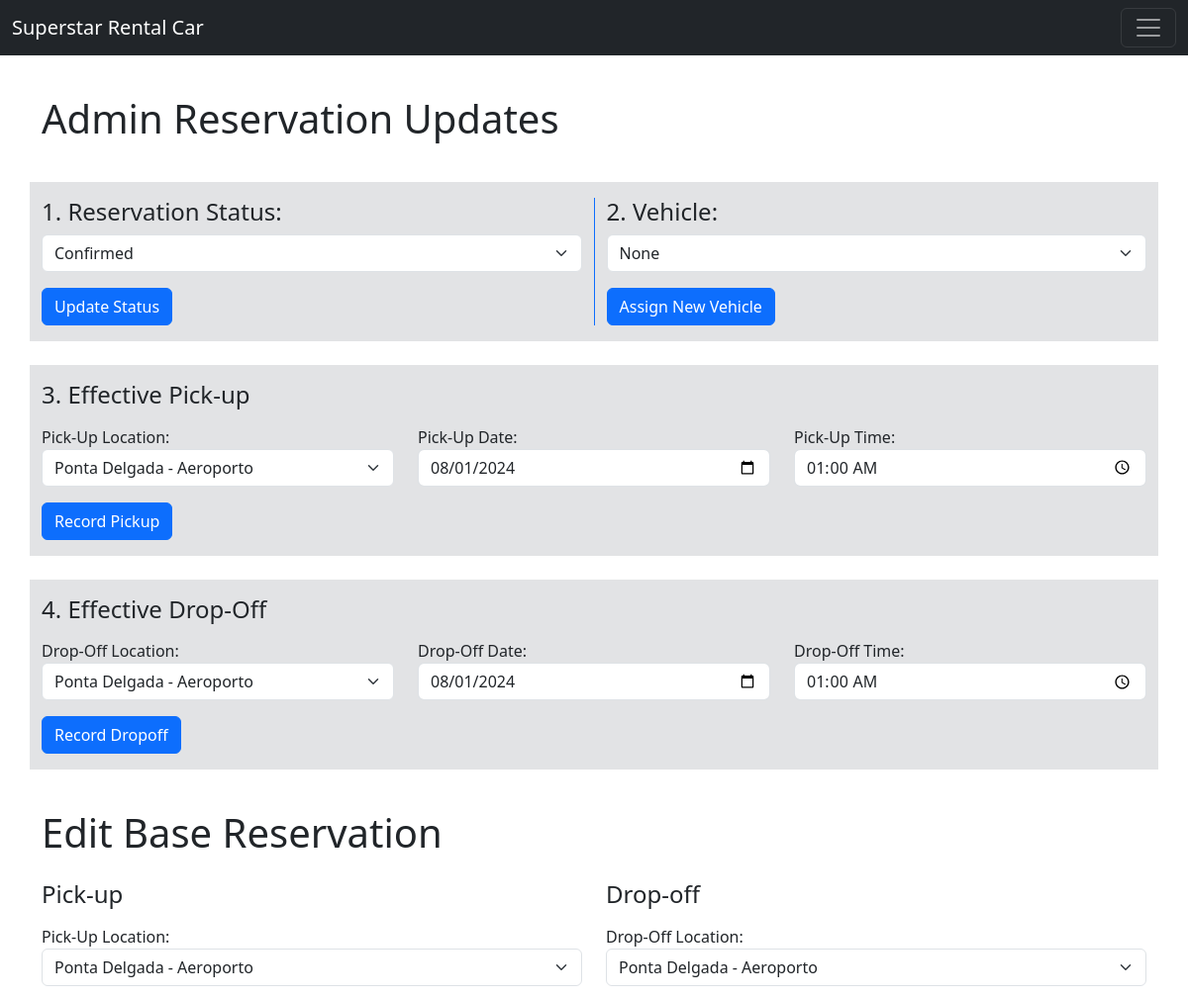
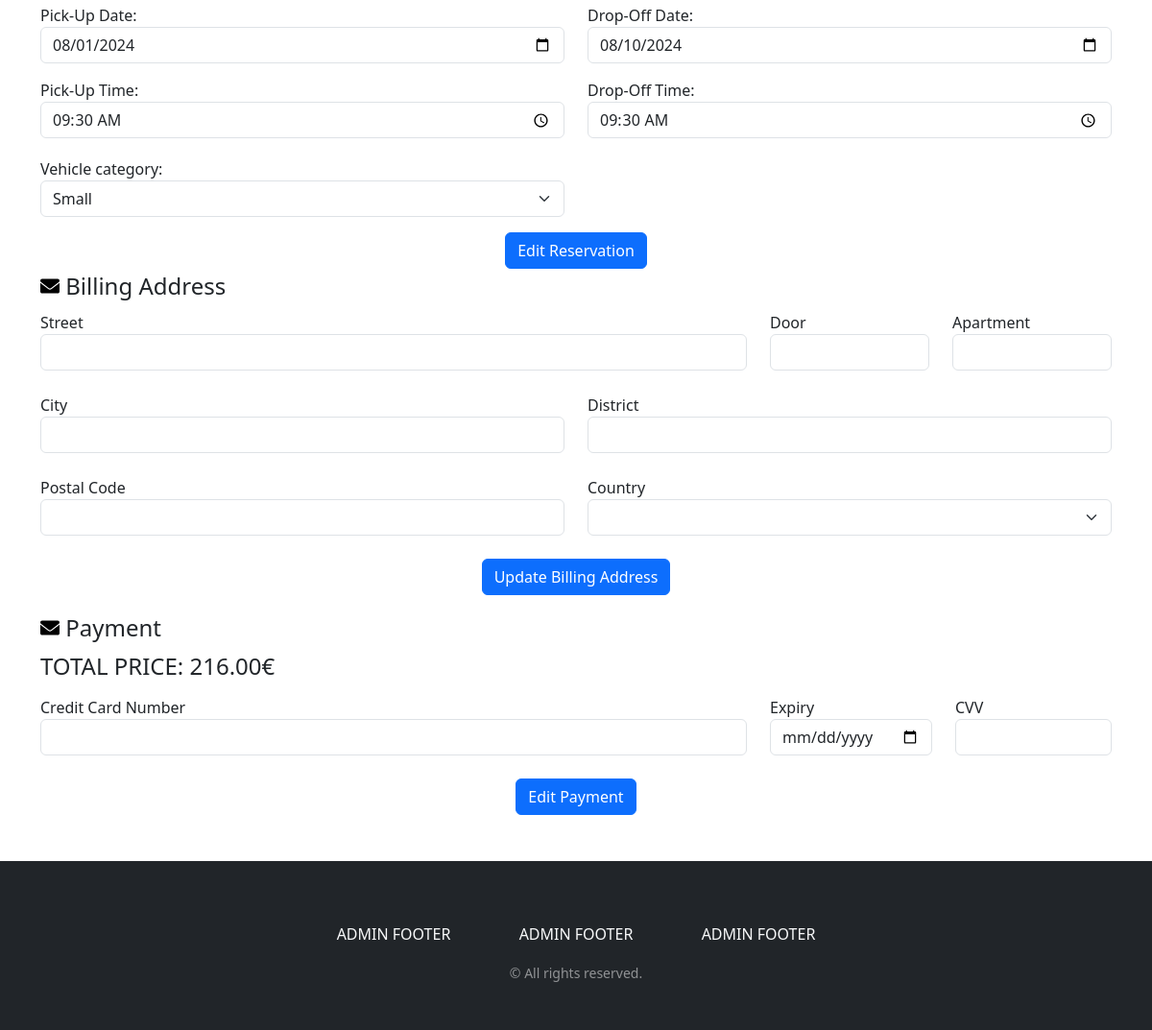
The app's page /project/src/html/admin/reservationEdit.php?reservationId=1 (signed in) with its own data (2 pictures, top to bottom).
### tables this page shows
CREATE TABLE IF NOT EXISTS revision (
    id INT UNSIGNED NOT NULL AUTO_INCREMENT,
    category_id INT UNSIGNED NOT NULL,
    customer_id INT UNSIGNED NOT NULL,
    status_id INT UNSIGNED NOT NULL,
    pickupLocation_id INT UNSIGNED NOT NULL,
    dropoffLocation_id INT UNSIGNED NOT NULL,
    pickupDate DATE NOT NULL,
    dropoffDate DATE NOT NULL,
    pickupTime TIME NOT NULL,
    dropoffTime TIME NOT NULL,
    totalPrice DECIMAL(6,2) NOT NULL,
     
    vehicle_id INT UNSIGNED,
    submittedByUser_id INT UNSIGNED,
    submittedTimestamp TIMESTAMP NOT NULL DEFAULT CURRENT_TIMESTAMP,

     
    effectivePickupDate DATE,
    effectivePickupTime TIME,
    effectivePickupLocation_id INT UNSIGNED,
    givenByUser_id INT UNSIGNED,

     
    effectiveDropoffDate DATE,
    effectiveDropoffTime TIME,
    effectiveDropoffLocation_id INT UNSIGNED,
    collectedByUser_id INT UNSIGNED,
    
    billingAddress_id INT UNSIGNED NOT NULL,
    creditCard_id INT UNSIGNED NOT NULL,
    reservation_id INT UNSIGNED NOT NULL,
    PRIMARY KEY (id),
    CONSTRAINT fk_revision_category
        FOREIGN KEY (category_id)
        REFERENCES category(id),
    CONSTRAINT fk_revision_customer
        FOREIGN KEY (customer_id)
        REFERENCES customer(id),
    CONSTRAINT fk_revision_status
        FOREIGN KEY (status_id)
        REFERENCES status(id),
    CONSTRAINT fk_revision_pickupLocation
        FOREIGN KEY (pickupLocation_id)
        REFERENCES location(id),
    CONSTRAINT fk_revision_dropoffLocation
        FOREIGN KEY (dropoffLocation_id)
        REFERENCES location(id),
    CONSTRAINT fk_revision_vehicle
        FOREIGN KEY (vehicle_id)
        REFERENCES vehicle(id),
    CONSTRAINT fk_revision_user
        FOREIGN KEY (submittedByUser_id)
        REFERENCES user(id),
    CONSTRAINT fk_revision_effectivePickupLocation
        FOREIGN KEY (effectivePickupLocation_id)
        REFERENCES location(id),
    CONSTRAINT fk_revision_effectiveDropoffLocation
        FOREIGN KEY (effectiveDropoffLocation_id)
        REFERENCES location(id),
    CONSTRAINT fk_revision_collectedByUser
        FOREIGN KEY (collectedByUser_id)
        REFERENCES user(id),
    CONSTRAINT fk_revision_givenByUser
        FOREIGN KEY (givenByUser_id)
        REFERENCES user(id),
    CONSTRAINT fk_revision_billingAddress
        FOREIGN KEY (billingAddress_id)
        REFERENCES address(id),
    CONSTRAINT fk_revision_creditCard
        FOREIGN KEY (creditCard_id)
        REFERENCES creditCard(id),
    CONSTRAINT fk_revision_reservation
        FOREIGN KEY (reservation_id)
        REFERENCES reservation(id)
);

CREATE TABLE IF NOT EXISTS category (
    id INT UNSIGNED NOT NULL AUTO_INCREMENT PRIMARY KEY,
    name VARCHAR(45) NOT NULL,
    description VARCHAR(90) NOT NULL,
    dailyRate DECIMAL(5,2) NOT NULL,
    isArchived BOOLEAN NOT NULL DEFAULT FALSE
);

CREATE TABLE IF NOT EXISTS vehicle (
    id INT UNSIGNED NOT NULL AUTO_INCREMENT,
    plate VARCHAR(15) NOT NULL,
    category_id INT UNSIGNED,
    rentable BOOLEAN NOT NULL,
    island_id INT UNSIGNED NOT NULL,
    isArchived BOOLEAN NOT NULL DEFAULT FALSE,
    PRIMARY KEY (id),
    CONSTRAINT fk_vehicle_category
        FOREIGN KEY (category_id)
        REFERENCES category(id),
    CONSTRAINT fk_vehicle_island
        FOREIGN KEY (island_id)
        REFERENCES island(id),
    CONSTRAINT UNIQUE (plate)
);

### project/src/html/admin/reservationEdit.php (the view, shortened to what the rows shown need)
<?php
require_once $_SERVER['DOCUMENT_ROOT'] . "/src/html/components/header.php";
require_once $_SERVER['DOCUMENT_ROOT'] . '/vendor/autoload.php';
require_once $_SERVER['DOCUMENT_ROOT'] . '/src/util/helpers.php';
try {
    $reservationId = $_GET['reservationId'];
    $reservation = Reservation::find($reservationId);
    $latestRevision = $reservation->findLatestRevision();
    $latestRevision->loadCategory();
    $latestRevision->loadPickupLocation();
    $latestRevision->loadDropoffLocation();
    $latestRevision->loadStatus();
    $latestRevision->loadBillingAddress();
    $latestRevision->loadEffectivePickupLocation();
    $latestRevision->loadEffectiveDropoffLocation();
    $availableVehicles = $latestRevision->findAvailableVehicles();
    $wasPickedUp = $latestRevision->getEffectivePickupLocation() !== null;
    $wasDroppedOff = $latestRevision->getEffectiveDropoffLocation() !== null;
    $category = $latestRevision->getCategory();
    $totalPrice = calculateTotalPrice($category->getDailyRate(), $latestRevision->getPickupDate(), $latestRevision->getDropoffDate());
} catch(e) {
    exit;
}
echo getHeader();
?>
<body>
    <div class="container pt-5">
        <h1 class="pt-5 pb-3">Admin Reservation Updates</h1>
        <div class="row bg-secondary-subtle py-3 my-4">
            <div class="col-12">
                <h2 class="h4 mb-3">3. Effective Pick-up</h2>
            </div>
        </div>
        <div class="row bg-secondary-subtle py-3 my-4">
            <div class="col-12">
                <h2 class="h4 mb-3">4. Effective Drop-Off</h2>
            </div>
        </div>
        <div>
            <h1 class="py-3">Edit Base Reservation</h1>
            <form action="/src/app/admin/reservationEdit.php" method="post">
                <div class="row mb-1">
                    <div class="col-md-6 col-12">
                        <h2 class="h4 mb-3">Pick-up</h2>
                        <fieldset <?php echo $wasPickedUp ? 'disabled' : null ?>>
                            <div class="row mb-3">
                                <div class="col">
                                    <label for="pickupDate">Pick-Up Date:</label>
                                    <input
                                        type="date"
                                        id="pickupDate"
                                        name="pickupDate"
                                        class="form-control"
                                        value="<?php echo $latestRevision->getPickupDate() ?>"
                                    >
                                </div>
                            </div>
                            <div class="row mb-3">
                                <div class="col">
                                    <label for="pickupTime">Pick-Up Time:</label>
                                    <input
                                        type="time"
                                        id="pickupTime"
                                        name="pickupTime"
                                        min="09:30"
                                        max="17:30"
                                        class="form-control"
                                        value="<?php echo $latestRevision->getPickupTime() ?>"
                                    >
                                </div>
                            </div>
                        </fieldset>
                    </div>
                    <div class="col-md-6 col-12">
                        <h2 class="h4 mb-3">Drop-off</h2>
                        <fieldset <?php echo $wasDroppedOff ? 'disabled' : null ?>>
                            <div class="row mb-3">
                                <div class="col">
                                    <label for="dropoffDate">Drop-Off Date:</label>
                                    <input
                                        type="date"
                                        id="dropoffDate"
                                        name="dropoffDate"
                                        class="form-control"
                                        value="<?php echo $latestRevision->getDropoffDate() ?>"
                                    >
                                </div>
                            </div>
                            <div class="row mb-3">
                                <div class="col">
                                    <label for="dropoffTime">Drop-Off Time:</label>
                                    <input
                                        type="time"
                                        id="dropoffTime"
                                        name="dropoffTime"
                                        min="09:30:00"
                                        max="17:30:00"
                                        class="form-control"
                                        value="<?php echo $latestRevision->getPickupTime() ?>"
                                    >
                                </div>
                            </div>
                        </fieldset>
                    </div>
                </div>
            </form>
            <form action="/src/app/admin/reservationEdit.php" method="post">
                <fieldset class="mb-3" <?php echo $wasPickedUp ? 'disabled' : null ?>>
                    <div>
                        <div class="my-3 h4">
                            <div>
                                TOTAL PRICE: <?php echo convertNumToEuros($totalPrice) ?>
                            </div>
                        </div>
                    </div>
                </fieldset>
            </form>
        </div>
    </div>
</body>
</html>

### records on screen
revision: pickupDate "08/01/2024", pickupTime "09:30:00", dropoffDate "08/10/2024", dropoffTime "09:30:00"
category: dailyRate.dropoffDate "216.00€"

### other values on screen
form field statusId "Confirmed"
form field pickupLocationId "Ponta Delgada - Aeroporto"
form field dropoffLocationId "Ponta Delgada - Aeroporto"
form field categoryId "Small"
